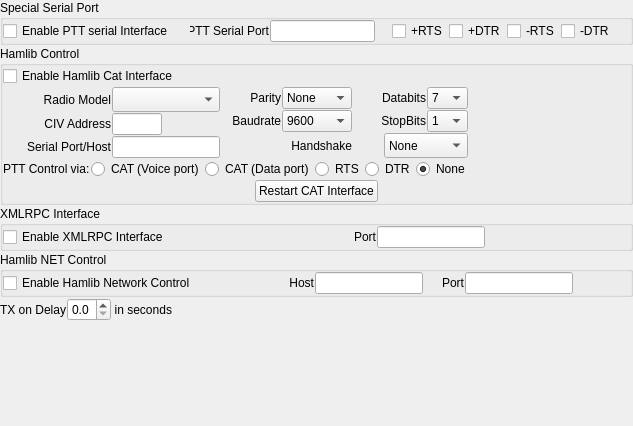
<?xml version="1.0" encoding="UTF-8"?>
<ui version="4.0">
 <class>rigConfig</class>
 <widget class="QWidget" name="rigConfig">
  <property name="geometry">
   <rect>
    <x>0</x>
    <y>0</y>
    <width>633</width>
    <height>426</height>
   </rect>
  </property>
  <property name="font">
   <font>
    <pointsize>9</pointsize>
   </font>
  </property>
  <property name="windowTitle">
   <string>Form</string>
  </property>
  <layout class="QVBoxLayout" name="verticalLayout_2">
   <property name="spacing">
    <number>1</number>
   </property>
   <property name="leftMargin">
    <number>0</number>
   </property>
   <property name="topMargin">
    <number>0</number>
   </property>
   <property name="rightMargin">
    <number>0</number>
   </property>
   <property name="bottomMargin">
    <number>0</number>
   </property>
   <item>
    <widget class="QGroupBox" name="groupBox_2">
     <property name="autoFillBackground">
      <bool>true</bool>
     </property>
     <property name="title">
      <string>Special Serial Port</string>
     </property>
     <layout class="QHBoxLayout" name="horizontalLayout_7">
      <property name="spacing">
       <number>1</number>
      </property>
      <property name="leftMargin">
       <number>0</number>
      </property>
      <property name="topMargin">
       <number>0</number>
      </property>
      <property name="rightMargin">
       <number>0</number>
      </property>
      <property name="bottomMargin">
       <number>0</number>
      </property>
      <item>
       <widget class="QCheckBox" name="enablePTTCheckBox">
        <property name="text">
         <string>Enable PTT serial Interface</string>
        </property>
       </widget>
      </item>
      <item>
       <spacer name="horizontalSpacer_8">
        <property name="orientation">
         <enum>Qt::Horizontal</enum>
        </property>
        <property name="sizeHint" stdset="0">
         <size>
          <width>19</width>
          <height>20</height>
         </size>
        </property>
       </spacer>
      </item>
      <item>
       <widget class="QLabel" name="serialInterfaceTextLabel_4">
        <property name="minimumSize">
         <size>
          <width>60</width>
          <height>0</height>
         </size>
        </property>
        <property name="text">
         <string>PTT Serial Port</string>
        </property>
        <property name="alignment">
         <set>Qt::AlignRight|Qt::AlignTrailing|Qt::AlignVCenter</set>
        </property>
        <property name="wordWrap">
         <bool>false</bool>
        </property>
       </widget>
      </item>
      <item>
       <widget class="QLineEdit" name="pttSerialPortLineEdit">
        <property name="sizePolicy">
         <sizepolicy hsizetype="Preferred" vsizetype="Fixed">
          <horstretch>0</horstretch>
          <verstretch>0</verstretch>
         </sizepolicy>
        </property>
       </widget>
      </item>
      <item>
       <spacer name="horizontalSpacer_15">
        <property name="orientation">
         <enum>Qt::Horizontal</enum>
        </property>
        <property name="sizeHint" stdset="0">
         <size>
          <width>20</width>
          <height>20</height>
         </size>
        </property>
       </spacer>
      </item>
      <item>
       <widget class="QCheckBox" name="RTSCheckBox">
        <property name="text">
         <string>+RTS</string>
        </property>
       </widget>
      </item>
      <item>
       <widget class="QCheckBox" name="DTRCheckBox">
        <property name="text">
         <string>+DTR</string>
        </property>
       </widget>
      </item>
      <item>
       <widget class="QCheckBox" name="nRTSCheckBox">
        <property name="text">
         <string>-RTS</string>
        </property>
       </widget>
      </item>
      <item>
       <widget class="QCheckBox" name="nDTRCheckBox">
        <property name="text">
         <string>-DTR</string>
        </property>
       </widget>
      </item>
      <item>
       <spacer name="horizontalSpacer_11">
        <property name="orientation">
         <enum>Qt::Horizontal</enum>
        </property>
        <property name="sizeHint" stdset="0">
         <size>
          <width>19</width>
          <height>20</height>
         </size>
        </property>
       </spacer>
      </item>
     </layout>
    </widget>
   </item>
   <item>
    <widget class="QGroupBox" name="groupBox">
     <property name="autoFillBackground">
      <bool>true</bool>
     </property>
     <property name="title">
      <string>Hamlib Control</string>
     </property>
     <layout class="QVBoxLayout" name="verticalLayout">
      <property name="spacing">
       <number>1</number>
      </property>
      <property name="leftMargin">
       <number>0</number>
      </property>
      <property name="topMargin">
       <number>0</number>
      </property>
      <property name="rightMargin">
       <number>0</number>
      </property>
      <property name="bottomMargin">
       <number>0</number>
      </property>
      <item>
       <widget class="QCheckBox" name="enableCATCheckBox">
        <property name="text">
         <string>Enable Hamlib Cat Interface</string>
        </property>
       </widget>
      </item>
      <item>
       <layout class="QHBoxLayout" name="horizontalLayout" stretch="0,0,1">
        <item>
         <layout class="QGridLayout" name="gridLayout_2">
          <property name="verticalSpacing">
           <number>1</number>
          </property>
          <item row="0" column="0">
           <widget class="QLabel" name="serialInterfaceTextLabel_2">
            <property name="minimumSize">
             <size>
              <width>60</width>
              <height>0</height>
             </size>
            </property>
            <property name="text">
             <string>Radio Model</string>
            </property>
            <property name="alignment">
             <set>Qt::AlignRight|Qt::AlignTrailing|Qt::AlignVCenter</set>
            </property>
            <property name="wordWrap">
             <bool>false</bool>
            </property>
           </widget>
          </item>
          <item row="0" column="1">
           <widget class="QComboBox" name="radioModelComboBox">
            <property name="font">
             <font>
              <family>Ubuntu Mono</family>
              <weight>75</weight>
              <italic>false</italic>
              <bold>true</bold>
              <kerning>false</kerning>
             </font>
            </property>
           </widget>
          </item>
          <item row="1" column="0">
           <widget class="QLabel" name="serialInterfaceTextLabel_3">
            <property name="minimumSize">
             <size>
              <width>60</width>
              <height>0</height>
             </size>
            </property>
            <property name="text">
             <string>CIV Address</string>
            </property>
            <property name="alignment">
             <set>Qt::AlignRight|Qt::AlignTrailing|Qt::AlignVCenter</set>
            </property>
            <property name="wordWrap">
             <bool>false</bool>
            </property>
           </widget>
          </item>
          <item row="1" column="1">
           <widget class="QLineEdit" name="civAddressLineEdit">
            <property name="maximumSize">
             <size>
              <width>50</width>
              <height>16777215</height>
             </size>
            </property>
           </widget>
          </item>
          <item row="2" column="0">
           <widget class="QLabel" name="serialInterfaceTextLabel">
            <property name="minimumSize">
             <size>
              <width>108</width>
              <height>0</height>
             </size>
            </property>
            <property name="text">
             <string>Serial Port/Host</string>
            </property>
            <property name="alignment">
             <set>Qt::AlignRight|Qt::AlignTrailing|Qt::AlignVCenter</set>
            </property>
            <property name="wordWrap">
             <bool>false</bool>
            </property>
           </widget>
          </item>
          <item row="2" column="1">
           <widget class="QLineEdit" name="serialPortLineEdit">
            <property name="sizePolicy">
             <sizepolicy hsizetype="Preferred" vsizetype="Fixed">
              <horstretch>0</horstretch>
              <verstretch>0</verstretch>
             </sizepolicy>
            </property>
           </widget>
          </item>
         </layout>
        </item>
        <item>
         <layout class="QGridLayout" name="gridLayout">
          <property name="verticalSpacing">
           <number>1</number>
          </property>
          <item row="0" column="0">
           <widget class="QLabel" name="serialInterfaceTextLabel_8">
            <property name="minimumSize">
             <size>
              <width>60</width>
              <height>0</height>
             </size>
            </property>
            <property name="text">
             <string>Parity</string>
            </property>
            <property name="alignment">
             <set>Qt::AlignRight|Qt::AlignTrailing|Qt::AlignVCenter</set>
            </property>
            <property name="wordWrap">
             <bool>false</bool>
            </property>
           </widget>
          </item>
          <item row="0" column="1">
           <widget class="QComboBox" name="parityComboBox">
            <property name="maximumSize">
             <size>
              <width>70</width>
              <height>16777215</height>
             </size>
            </property>
            <item>
             <property name="text">
              <string>None</string>
             </property>
            </item>
            <item>
             <property name="text">
              <string>Odd</string>
             </property>
            </item>
            <item>
             <property name="text">
              <string>Even</string>
             </property>
            </item>
           </widget>
          </item>
          <item row="0" column="2" colspan="2">
           <widget class="QLabel" name="serialInterfaceTextLabel_9">
            <property name="minimumSize">
             <size>
              <width>60</width>
              <height>0</height>
             </size>
            </property>
            <property name="text">
             <string>Databits</string>
            </property>
            <property name="alignment">
             <set>Qt::AlignRight|Qt::AlignTrailing|Qt::AlignVCenter</set>
            </property>
            <property name="wordWrap">
             <bool>false</bool>
            </property>
           </widget>
          </item>
          <item row="0" column="4">
           <widget class="QComboBox" name="databitsComboBox">
            <item>
             <property name="text">
              <string>7</string>
             </property>
            </item>
            <item>
             <property name="text">
              <string>8</string>
             </property>
            </item>
           </widget>
          </item>
          <item row="1" column="0">
           <widget class="QLabel" name="serialPortTextLabel">
            <property name="minimumSize">
             <size>
              <width>60</width>
              <height>0</height>
             </size>
            </property>
            <property name="text">
             <string>Baudrate</string>
            </property>
            <property name="alignment">
             <set>Qt::AlignRight|Qt::AlignTrailing|Qt::AlignVCenter</set>
            </property>
            <property name="wordWrap">
             <bool>false</bool>
            </property>
           </widget>
          </item>
          <item row="1" column="1">
           <widget class="QComboBox" name="baudrateComboBox">
            <property name="maximumSize">
             <size>
              <width>70</width>
              <height>16777215</height>
             </size>
            </property>
            <property name="currentIndex">
             <number>5</number>
            </property>
            <item>
             <property name="text">
              <string>300</string>
             </property>
            </item>
            <item>
             <property name="text">
              <string>600</string>
             </property>
            </item>
            <item>
             <property name="text">
              <string>1200</string>
             </property>
            </item>
            <item>
             <property name="text">
              <string>2400</string>
             </property>
            </item>
            <item>
             <property name="text">
              <string>4800</string>
             </property>
            </item>
            <item>
             <property name="text">
              <string>9600</string>
             </property>
            </item>
            <item>
             <property name="text">
              <string>19200</string>
             </property>
            </item>
            <item>
             <property name="text">
              <string>38400</string>
             </property>
            </item>
            <item>
             <property name="text">
              <string>57600</string>
             </property>
            </item>
            <item>
             <property name="text">
              <string>115200</string>
             </property>
            </item>
            <item>
             <property name="text">
              <string>230400</string>
             </property>
            </item>
            <item>
             <property name="text">
              <string>460800</string>
             </property>
            </item>
           </widget>
          </item>
          <item row="1" column="2" colspan="2">
           <widget class="QLabel" name="stopbitsTextLabel">
            <property name="minimumSize">
             <size>
              <width>60</width>
              <height>0</height>
             </size>
            </property>
            <property name="text">
             <string>StopBits</string>
            </property>
            <property name="alignment">
             <set>Qt::AlignRight|Qt::AlignTrailing|Qt::AlignVCenter</set>
            </property>
            <property name="wordWrap">
             <bool>false</bool>
            </property>
           </widget>
          </item>
          <item row="1" column="4">
           <widget class="QComboBox" name="stopbitsComboBox">
            <item>
             <property name="text">
              <string>1</string>
             </property>
            </item>
            <item>
             <property name="text">
              <string>2</string>
             </property>
            </item>
           </widget>
          </item>
          <item row="2" column="0" colspan="2">
           <widget class="QLabel" name="serialInterfaceTextLabel_6">
            <property name="minimumSize">
             <size>
              <width>60</width>
              <height>0</height>
             </size>
            </property>
            <property name="text">
             <string>Handshake</string>
            </property>
            <property name="alignment">
             <set>Qt::AlignRight|Qt::AlignTrailing|Qt::AlignVCenter</set>
            </property>
            <property name="wordWrap">
             <bool>false</bool>
            </property>
           </widget>
          </item>
          <item row="2" column="3" colspan="2">
           <widget class="QComboBox" name="handshakeComboBox">
            <property name="sizePolicy">
             <sizepolicy hsizetype="Preferred" vsizetype="Preferred">
              <horstretch>0</horstretch>
              <verstretch>0</verstretch>
             </sizepolicy>
            </property>
            <item>
             <property name="text">
              <string>None</string>
             </property>
            </item>
            <item>
             <property name="text">
              <string>Hardware</string>
             </property>
            </item>
            <item>
             <property name="text">
              <string>XOn/XOff</string>
             </property>
            </item>
           </widget>
          </item>
         </layout>
        </item>
        <item>
         <spacer name="horizontalSpacer">
          <property name="orientation">
           <enum>Qt::Horizontal</enum>
          </property>
          <property name="sizeHint" stdset="0">
           <size>
            <width>40</width>
            <height>20</height>
           </size>
          </property>
         </spacer>
        </item>
       </layout>
      </item>
      <item>
       <layout class="QHBoxLayout" name="horizontalLayout_11">
        <item>
         <widget class="QLabel" name="label">
          <property name="text">
           <string>PTT Control via:</string>
          </property>
         </widget>
        </item>
        <item>
         <widget class="QRadioButton" name="catVoiceRadioButton">
          <property name="enabled">
           <bool>true</bool>
          </property>
          <property name="toolTip">
           <string extracomment="PTT with voice port as input"/>
          </property>
          <property name="text">
           <string>CAT (Voice port)</string>
          </property>
         </widget>
        </item>
        <item>
         <widget class="QRadioButton" name="catDataRadioButton">
          <property name="enabled">
           <bool>true</bool>
          </property>
          <property name="toolTip">
           <string/>
          </property>
          <property name="whatsThis">
           <string/>
          </property>
          <property name="text">
           <string>CAT (Data port)</string>
          </property>
         </widget>
        </item>
        <item>
         <widget class="QRadioButton" name="rtsRadioButton">
          <property name="text">
           <string>RTS</string>
          </property>
         </widget>
        </item>
        <item>
         <widget class="QRadioButton" name="dtrRadioButton">
          <property name="text">
           <string>DTR</string>
          </property>
         </widget>
        </item>
        <item>
         <widget class="QRadioButton" name="noPttRadioButton">
          <property name="text">
           <string>None</string>
          </property>
          <property name="checked">
           <bool>true</bool>
          </property>
         </widget>
        </item>
        <item>
         <spacer name="horizontalSpacer_12">
          <property name="orientation">
           <enum>Qt::Horizontal</enum>
          </property>
          <property name="sizeHint" stdset="0">
           <size>
            <width>40</width>
            <height>20</height>
           </size>
          </property>
         </spacer>
        </item>
       </layout>
      </item>
      <item>
       <layout class="QHBoxLayout" name="horizontalLayout_6">
        <item>
         <spacer name="horizontalSpacer_9">
          <property name="orientation">
           <enum>Qt::Horizontal</enum>
          </property>
          <property name="sizeHint" stdset="0">
           <size>
            <width>40</width>
            <height>20</height>
           </size>
          </property>
         </spacer>
        </item>
        <item>
         <widget class="QPushButton" name="restartPushButton">
          <property name="text">
           <string>Restart CAT Interface</string>
          </property>
         </widget>
        </item>
        <item>
         <spacer name="horizontalSpacer_10">
          <property name="orientation">
           <enum>Qt::Horizontal</enum>
          </property>
          <property name="sizeHint" stdset="0">
           <size>
            <width>40</width>
            <height>20</height>
           </size>
          </property>
         </spacer>
        </item>
       </layout>
      </item>
     </layout>
    </widget>
   </item>
   <item>
    <widget class="QGroupBox" name="groupBox_3">
     <property name="autoFillBackground">
      <bool>true</bool>
     </property>
     <property name="title">
      <string>XMLRPC Interface</string>
     </property>
     <layout class="QHBoxLayout" name="horizontalLayout_8">
      <property name="spacing">
       <number>1</number>
      </property>
      <property name="leftMargin">
       <number>0</number>
      </property>
      <property name="topMargin">
       <number>0</number>
      </property>
      <property name="rightMargin">
       <number>0</number>
      </property>
      <property name="bottomMargin">
       <number>0</number>
      </property>
      <item>
       <widget class="QCheckBox" name="enableXMLRPCCheckBox">
        <property name="text">
         <string>Enable XMLRPC Interface</string>
        </property>
       </widget>
      </item>
      <item>
       <spacer name="horizontalSpacer_14">
        <property name="orientation">
         <enum>Qt::Horizontal</enum>
        </property>
        <property name="sizeHint" stdset="0">
         <size>
          <width>138</width>
          <height>20</height>
         </size>
        </property>
       </spacer>
      </item>
      <item>
       <widget class="QLabel" name="serialInterfaceTextLabel_5">
        <property name="minimumSize">
         <size>
          <width>60</width>
          <height>0</height>
         </size>
        </property>
        <property name="text">
         <string>Port</string>
        </property>
        <property name="alignment">
         <set>Qt::AlignRight|Qt::AlignTrailing|Qt::AlignVCenter</set>
        </property>
        <property name="wordWrap">
         <bool>false</bool>
        </property>
       </widget>
      </item>
      <item>
       <widget class="QLineEdit" name="XMLRPCPortLineEdit">
        <property name="sizePolicy">
         <sizepolicy hsizetype="Preferred" vsizetype="Fixed">
          <horstretch>0</horstretch>
          <verstretch>0</verstretch>
         </sizepolicy>
        </property>
       </widget>
      </item>
      <item>
       <spacer name="horizontalSpacer_5">
        <property name="orientation">
         <enum>Qt::Horizontal</enum>
        </property>
        <property name="sizeHint" stdset="0">
         <size>
          <width>138</width>
          <height>20</height>
         </size>
        </property>
       </spacer>
      </item>
     </layout>
    </widget>
   </item>
   <item>
    <widget class="QGroupBox" name="groupBox_4">
     <property name="autoFillBackground">
      <bool>true</bool>
     </property>
     <property name="title">
      <string>Hamlib NET Control</string>
     </property>
     <layout class="QHBoxLayout" name="horizontalLayout_9">
      <property name="spacing">
       <number>1</number>
      </property>
      <property name="leftMargin">
       <number>0</number>
      </property>
      <property name="topMargin">
       <number>0</number>
      </property>
      <property name="rightMargin">
       <number>0</number>
      </property>
      <property name="bottomMargin">
       <number>0</number>
      </property>
      <item>
       <widget class="QCheckBox" name="enableHamlibNetCheckBox">
        <property name="text">
         <string>Enable Hamlib Network Control</string>
        </property>
       </widget>
      </item>
      <item>
       <spacer name="horizontalSpacer_16">
        <property name="orientation">
         <enum>Qt::Horizontal</enum>
        </property>
        <property name="sizeHint" stdset="0">
         <size>
          <width>40</width>
          <height>20</height>
         </size>
        </property>
       </spacer>
      </item>
      <item>
       <widget class="QLabel" name="hamlibHostLabel">
        <property name="minimumSize">
         <size>
          <width>60</width>
          <height>0</height>
         </size>
        </property>
        <property name="text">
         <string>Host</string>
        </property>
        <property name="alignment">
         <set>Qt::AlignRight|Qt::AlignTrailing|Qt::AlignVCenter</set>
        </property>
        <property name="wordWrap">
         <bool>false</bool>
        </property>
       </widget>
      </item>
      <item>
       <widget class="QLineEdit" name="hamlibHostLineEdit">
        <property name="sizePolicy">
         <sizepolicy hsizetype="Preferred" vsizetype="Fixed">
          <horstretch>0</horstretch>
          <verstretch>0</verstretch>
         </sizepolicy>
        </property>
       </widget>
      </item>
      <item>
       <widget class="QLabel" name="hamlibPortLabel">
        <property name="minimumSize">
         <size>
          <width>40</width>
          <height>0</height>
         </size>
        </property>
        <property name="text">
         <string>Port</string>
        </property>
        <property name="alignment">
         <set>Qt::AlignRight|Qt::AlignTrailing|Qt::AlignVCenter</set>
        </property>
        <property name="wordWrap">
         <bool>false</bool>
        </property>
       </widget>
      </item>
      <item>
       <widget class="QLineEdit" name="hamlibPortLineEdit">
        <property name="sizePolicy">
         <sizepolicy hsizetype="Preferred" vsizetype="Fixed">
          <horstretch>0</horstretch>
          <verstretch>0</verstretch>
         </sizepolicy>
        </property>
       </widget>
      </item>
      <item>
       <spacer name="horizontalSpacer_17">
        <property name="orientation">
         <enum>Qt::Horizontal</enum>
        </property>
        <property name="sizeHint" stdset="0">
         <size>
          <width>40</width>
          <height>20</height>
         </size>
        </property>
       </spacer>
      </item>
     </layout>
    </widget>
   </item>
   <item>
    <layout class="QHBoxLayout" name="horizontalLayout_12">
     <item>
      <widget class="QLabel" name="serialPortTextLabel_2">
       <property name="minimumSize">
        <size>
         <width>60</width>
         <height>0</height>
        </size>
       </property>
       <property name="text">
        <string>TX on Delay</string>
       </property>
       <property name="alignment">
        <set>Qt::AlignRight|Qt::AlignTrailing|Qt::AlignVCenter</set>
       </property>
       <property name="wordWrap">
        <bool>false</bool>
       </property>
      </widget>
     </item>
     <item>
      <widget class="QDoubleSpinBox" name="txOnDelayDoubleSpinBox">
       <property name="decimals">
        <number>1</number>
       </property>
       <property name="maximum">
        <double>5.000000000000000</double>
       </property>
       <property name="singleStep">
        <double>0.100000000000000</double>
       </property>
      </widget>
     </item>
     <item>
      <widget class="QLabel" name="serialPortTextLabel_3">
       <property name="minimumSize">
        <size>
         <width>60</width>
         <height>0</height>
        </size>
       </property>
       <property name="text">
        <string>in seconds</string>
       </property>
       <property name="alignment">
        <set>Qt::AlignRight|Qt::AlignTrailing|Qt::AlignVCenter</set>
       </property>
       <property name="wordWrap">
        <bool>false</bool>
       </property>
      </widget>
     </item>
     <item>
      <spacer name="horizontalSpacer_13">
       <property name="orientation">
        <enum>Qt::Horizontal</enum>
       </property>
       <property name="sizeHint" stdset="0">
        <size>
         <width>40</width>
         <height>20</height>
        </size>
       </property>
      </spacer>
     </item>
    </layout>
   </item>
   <item>
    <spacer name="verticalSpacer">
     <property name="orientation">
      <enum>Qt::Vertical</enum>
     </property>
     <property name="sizeHint" stdset="0">
      <size>
       <width>20</width>
       <height>17</height>
      </size>
     </property>
    </spacer>
   </item>
  </layout>
 </widget>
 <resources/>
 <connections/>
</ui>
